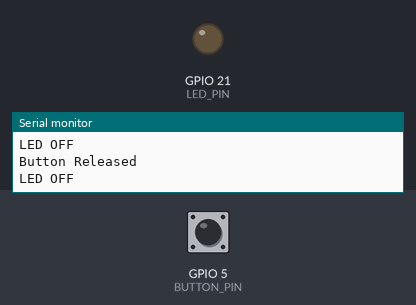
The sketch below on a simulated ESP32. Shown: output pins drawn as LEDs (lit = HIGH), the last lines printed to the serial monitor. The inputs (shaded band) are chosen by the test bench; at power-on: GPIO 5 (BUTTON_PIN) HIGH.

Above: at 1.7 s.
1.8 s: GPIO 5 (BUTTON_PIN) pulled LOW for 0.6 s
At 2.4 s:
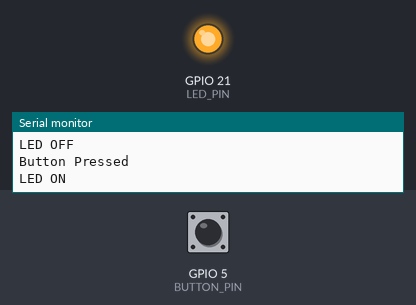
4.0 s: GPIO 5 (BUTTON_PIN) pulled LOW for 3.2 s
At 7.8 s:
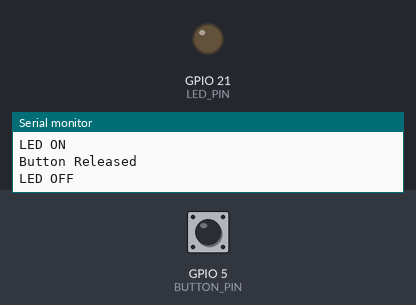
Timing chart, 0 to 9.3 s (numbered marks = the images above; inputs shaded):
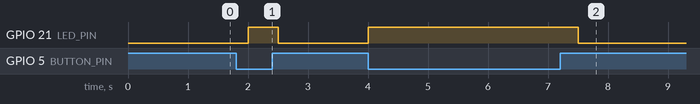

The sketch:

Switch_Silmulation.ino
```cpp
#define LED_PIN 21
#define BUTTON_PIN 5

void setup() {
  pinMode(LED_PIN, OUTPUT);
  pinMode(BUTTON_PIN, INPUT);
  Serial.begin(9600);
  delay(500);
  Serial.println("The ESP32 is Active!!!");

}

void loop() {
  int state = digitalRead(BUTTON_PIN);
  Serial.println((state)? "Button Released": "Button Pressed");

  if(state == LOW){
    digitalWrite(LED_PIN, HIGH);
    Serial.println("LED ON");
  }else{
    digitalWrite(LED_PIN, LOW);
    Serial.println("LED OFF");}
  delay(500);
}
```

Measured:
- after the input at 1.8 s, GPIO 21 (LED_PIN): LOW → HIGH after 0.20 s, → LOW 0.50 s later
- after the input at 4.0 s, GPIO 21 (LED_PIN): LOW → HIGH at once, → LOW 3.5 s later
